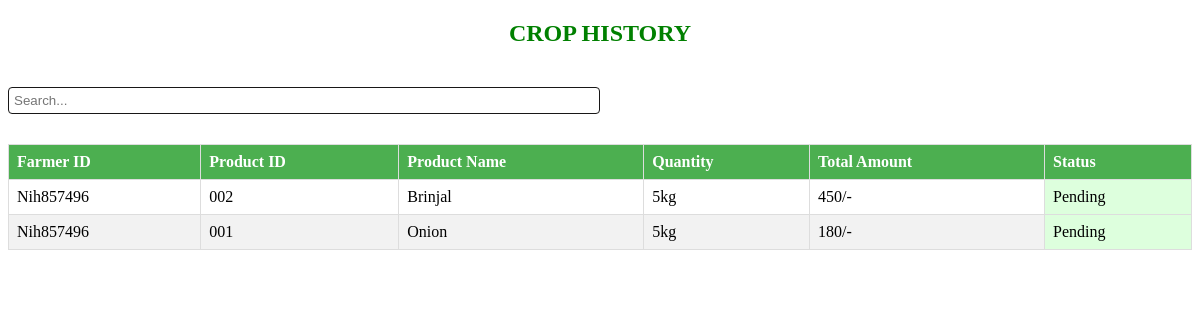
The app's page /templates/crophistory.php (signed in) with its own data.
### tables this page shows
CREATE TABLE `quality_check` (
  `id` int(11) NOT NULL,
  `far_name` text DEFAULT NULL,
  `far_id` text DEFAULT NULL,
  `pro_name` text DEFAULT NULL,
  `pro_id` text DEFAULT NULL,
  `quantity` text DEFAULT NULL,
  `price` text DEFAULT NULL,
  `report` text DEFAULT NULL,
  `status` text DEFAULT NULL
);

### templates/crophistory.php (the view, shortened to what this page needs)
<?php
    if(isset($_SESSION['farmer']) && $_SESSION['farmer'] == 'farmer'){
       $id = $_SESSION['farmer_id'];
    require_once('../config.php');
?>
<!DOCTYPE html>
<html>
<head>
</head>
<body>
   <center><h2 style="color: 30px;color: green;">CROP HISTORY</h2></center>
    <div>
        <input type="text" id="search-input" placeholder="Search...">
    </div>
    <table id="products-table">
        <thead>
            <tr>
                <th>Farmer ID</th>
                <th>Product ID</th>
                <th>Product Name</th>
                <th>Quantity</th>
                <th>Total Amount</th>
                <th>Status</th>
            </tr>
        </thead>
        <tbody>
            <?php
                $crops = mysqli_query($db,"SELECT * FROM `quality_check` WHERE far_id='$id'");
                if(!$crops){
                    die("Something Went wrong with query".mysqli_connect_error());
                }
                else{
                    while($row = mysqli_fetch_assoc($crops)){
                        echo "
                            <tr>
                                <td>$row[far_id]</td>
                                <td>$row[pro_id]</td>
                                <td>$row[pro_name]</td>
                                <td>$row[quantity]kg</td>
                                <td>$row[price]/-</td>
                                <td class='completed'>Pending</td>
                            </tr>
                        ";
                    }
                }
            ?>
        </tbody>
    </table>
</body>
</html>
<?php
	}
	else{
		header("Location: ../index.php");
	}
?>

### templates/crophistory.php (style rules this page uses)
table { border-collapse: collapse; width: 100%; margin-top: 20px; }
th, td { text-align: left; padding: 8px; border: 1px solid #ddd; }
th { background-color: #4CAF50; color: white; }
tr:nth-child(even) { background-color: #f2f2f2; }
.completed { background-color: #dfd; }
#search-input { margin-top: 20px; margin-bottom: 10px; width: 50%; padding: 5px; border: 1px solid #181717; border-radius: 4px; box-sizing: border-box; }

### records on screen
quality_check: far "Nih857496", pro "002", pro_name "Brinjal", quantity "5", price "450"
quality_check: far "Nih857496", pro "001", pro_name "Onion", quantity "5", price "180"
